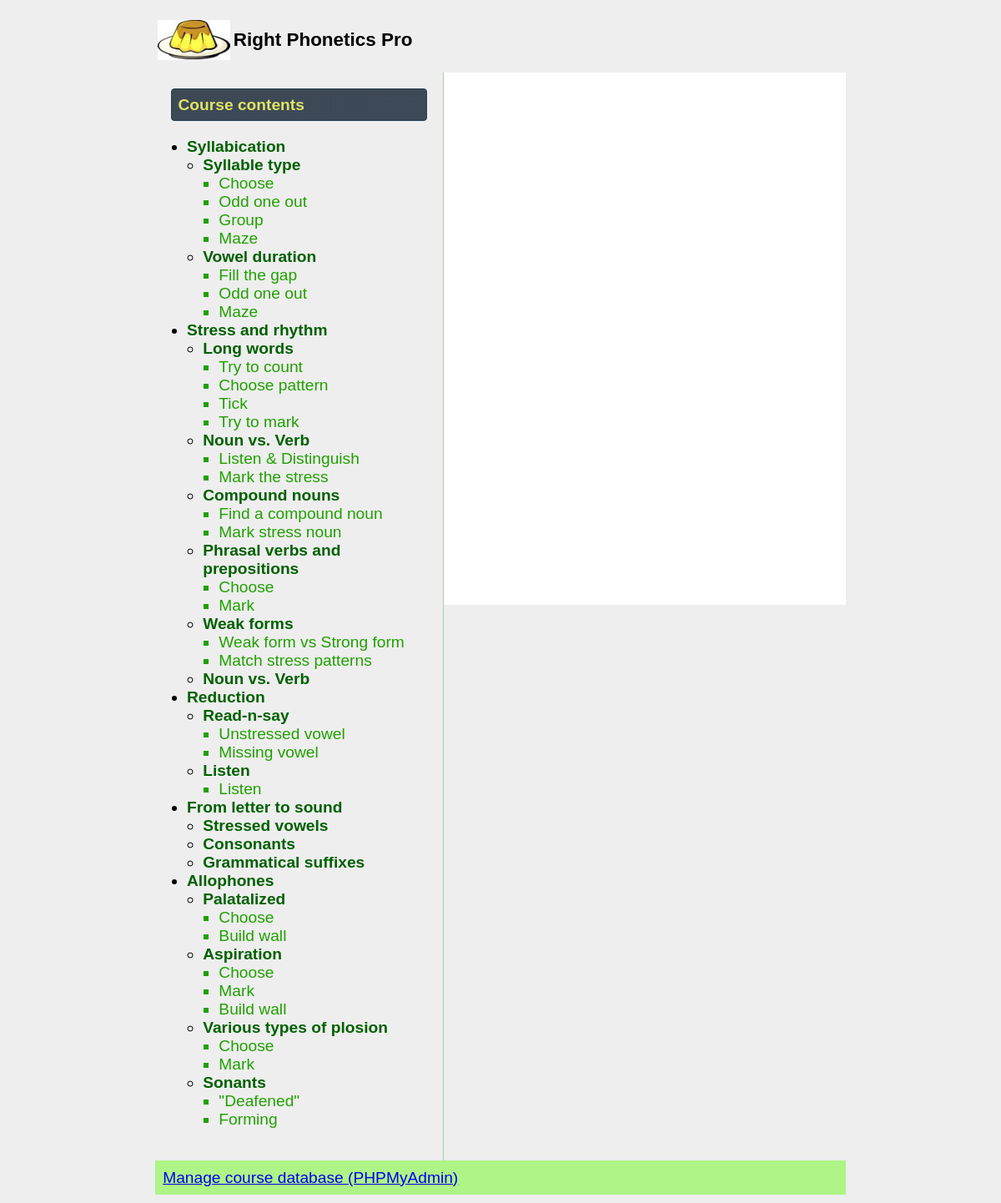
The page /course.php on the database its author committed.
### tables this page shows
create table `exercises`(`id_unit` int, `id_lesson` int, `id_exercise` int, `id_type` int, `name_exercise` varchar(64), `description` varchar(255), `name_internal` varchar(64), primary key(`id_unit`, `id_lesson`, `id_exercise`));

### db_routines.php (called while the page is built, shortened)
<?php
	function GetExercises($unit, $lesson)
	{
		$stmt = 'SELECT * FROM `exercises` WHERE `id_unit`=' . $unit . ' AND `id_lesson`=' . $lesson . ';';
		$res = mysql_query($stmt);
		$items = array();
		while ($row = mysql_fetch_assoc($res))
		{
			$idex = $row['id_exercise'];
			$items[$idex] = array('title' => $row['name_exercise'],
				'desc' => $row['description'],
				'token' => $row['name_internal'],
				'uid' => $idex + 100*$lesson + 10000*$unit);
			if (empty($row['name_exercise']))
			{
				$stmt = 'SELECT `name_exertype` FROM `exercise_types` WHERE `id_exertype`=' . $row['id_type'] . ';';
				$res2 = mysql_query($stmt);
				$et = mysql_fetch_row($res2);
				$items[$idex]['title'] = $et[0];
			}
		}
		return $items;
	}
	function MakeCourseTree()
	{
		$stmt = 'SELECT `id_unit`, `name_unit` FROM `units`;';
		$res1 = mysql_query($stmt);
		$result	= array();
		while ($row1 = mysql_fetch_row($res1))
		{
			$unit = $row1[0];
			$stmt = 'SELECT `id_lesson`, `name_lesson` FROM `lessons` WHERE `id_unit`=' . $unit . ';';
			$res2 = mysql_query($stmt);
			$accum = array();
			while ($row2 = mysql_fetch_row($res2))
			{
				$lesson = $row2[0];
				$accum[$lesson] = array('title' => $row2[1], 'content' => GetExercises($unit, $lesson));
			}
			$result[$unit] = array('title' => $row1[1], 'content' => $accum);
		}
		return $result;
	}
?>

### course.php (the view, shortened to what this page needs)
<?php
	require('./header.php');
	require_once('./db_routines.php');
	$course_tree = MakeCourseTree();
?>
<body>
	<div id="container" class="ui-widget">
		<div class="ui-widget" style="text-align:left; margin-top:0;">
		<table><tr><td><img src="./img/pudding-2.jpg" height="48px"></td><td>
<?php
			echo('<h3>' . APP_NAME . '</h3>');
?>
		</td></tr></table>
		</div>
		<div id="left-panel" class="ui-widget">
<?php
		echo '<div class="ui-widget-header ui-corner-all ui-helper-clearfix" style="padding:0.4em;"><span>Course contents</span></div>';
		echo '<div>';
			echo '<ul id="activity-menu">';
			foreach ($course_tree as $unit => $udata)
			{
				echo '<li><span>' . $udata['title'] . '</span><ul class="unit-menu">';
				foreach ($udata['content'] as $lesson => $ldata)
				{
					echo '<li><span>' . $ldata['title'] . '</span><ul class="lesson-menu">';
					foreach ($ldata['content'] as $exer => $edata)
					{
						echo '<li class="exercise-handle" id="' . $edata['token'] . '" onclick="FetchExercise(\'' . $edata['token'] . '\');">' . $edata['title'] . '</li>';
					}
					echo '</ul></li>';
				}
				echo '</ul></li>';
			}
			echo '</ul>';
		echo '</div>';
?>
		</div>
		<div id="content">
		</div>
		<div id="footer">
<?php
			echo '<div style="display:table;">';
			echo '<div style="display:table-cell;"><a href="' . PMA_LINK . '" target="_blank">Manage course database (PHPMyAdmin)</a></div>';
			echo '</div>';
?>
		</div>
	</div>
</body>
<?php
	require('./footer.php');
?>

### header.php (shortened to what this page needs)
<!DOCTYPE html PUBLIC "-//W3C//DTD XHTML 1.0 Transitional//EN" "http://www.w3.org/TR/xhtml1/DTD/xhtml1-transitional.dtd">
<html xmlns="http://www.w3.org/1999/xhtml" lang="en">
<head>
	<link href="css/custom-theme/jquery-ui-1.10.4.custom.css" rel="stylesheet">
	<link href="css/pagestyle.css" rel="stylesheet" type="text/css" />
</head>

### footer.php
</html>

### css/pagestyle.css (style rules this page uses)
ul { padding-left:1em; }
body { background: #eee; }
.collapsible-unit { color:#006000; font-weight:800; text-decoration: none; list-style-image: none; cursor: pointer; }
li.exercise-handle { color:#20a000; }
#container { width:70%; margin:10px auto; }
#content { margin-left: 18em; padding: 1em; min-width: 16em; max-width: 36em; min-height: 600px; background: white; }
#left-panel { float: left; width: 16em; margin: 0; padding: 1em; height: 100%; border-right: 1px solid #aca; }
#footer { clear: both; margin: 0; padding: .5em; color: #333; background-color:#aef486; text-align:right; }

### rows shown on the page
exercises: title "Choose"
exercises: title "Odd one out"
exercises: title "Group"
exercises: title "Maze"
exercises: title "Fill the gap"
exercises: title "Odd one out"
exercises: title "Maze"
exercises: name_exercise "Try to count"
exercises: name_exercise "Choose pattern"
exercises: name_exercise "Tick"
exercises: name_exercise "Try to mark"
exercises: name_exercise "Listen & Distinguish"
exercises: name_exercise "Mark the stress"
exercises: name_exercise "Find a compound noun"
exercises: name_exercise "Mark stress noun"
exercises: name_exercise "Weak form vs Strong form"
exercises: name_exercise "Match stress patterns"
exercises: name_exercise "Unstressed vowel"
exercises: name_exercise "Missing vowel"
exercises: name_exercise "Listen"
exercises: name_exercise "\"Deafened\""
exercises: name_exercise "Forming"

### other values the page prints
APP_NAME "Right Phonetics Pro"
$udata['title'] "Syllabication"
$ldata['title'] "Syllable type"
$ldata['title'] "Vowel duration"
$udata['title'] "Stress and rhythm"
$ldata['title'] "Long words"
$ldata['title'] "Noun vs. Verb"
$ldata['title'] "Compound nouns"
$ldata['title'] "Phrasal verbs and prepositions"
$edata['title'] "Choose"
$edata['title'] "Mark"
$ldata['title'] "Weak forms"
$udata['title'] "Reduction"
$ldata['title'] "Read-n-say"
$ldata['title'] "Listen"
